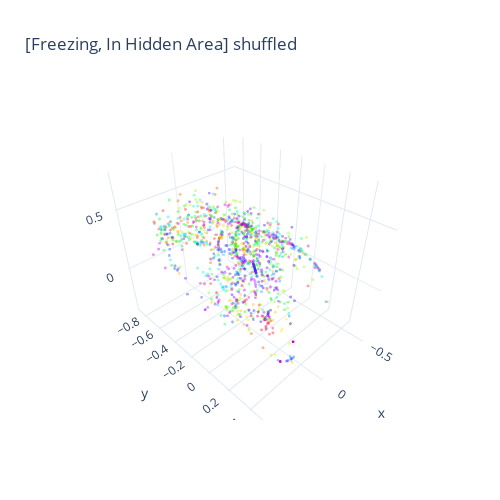

Source (notebook cell):
### Code cell
# Visualized embedding
fig = cebra.integrations.plotly.plot_embedding_interactive(cebra_behavior_model_comb1_embedding_shuffled,
                                                           embedding_labels = y_train.iloc[:, 1],
                                                           title = "[Freezing, In Hidden Area] shuffled",
                                                           cmap = "gist_rainbow")
fig.show()

### Figure 1 — Plotly figure (JSON) as saved in the notebook; plotly's stock layout.template omitted (floating-point values rounded to 4 significant figures; data arrays with more than 128 entries replaced by an {"elided": "..."} marker saying what was removed)
{"data": [{"marker": {"color": {"elided": "1398 float values"}, "colorscale": [[0, "rgb(255, 0, 40)"], [0.1, "rgb(255, 93, 0)"], [0.2, "rgb(255, 234, 0)"], [0.3, "rgb(140, 255, 0)"], [0.4, "rgb(0, 255, 0)"], [0.5, "rgb(0, 255, 139)"], [0.6, "rgb(0, 235, 255)"], [0.7, "rgb(0, 94, 255)"], [0.8, "rgb(41, 0, 255)"], [0.9, "rgb(182, 0, 255)"], [1, "rgb(255, 0, 191)"]], "opacity": 0.4, "size": 1}, "mode": "markers", "name": "0          0.485000\n3          3.547000\n6          6.583500\n7          7.596250\n8          8.607950\n           ...     \n1741    1763.326400\n1742    1764.336900\n1743    1765.350950\n1745    1767.373100\n1747    1769.412429\nName: Time, Length: 1398, dtype: float64", "type": "scatter3d", "x": {"elided": "1398 float values"}, "y": {"elided": "1398 float values"}, "z": {"elided": "1398 float values"}}], "layout": {"height": 500, "showlegend": false, "title": {"text": "[Freezing, In Hidden Area] shuffled"}, "width": 500}}
